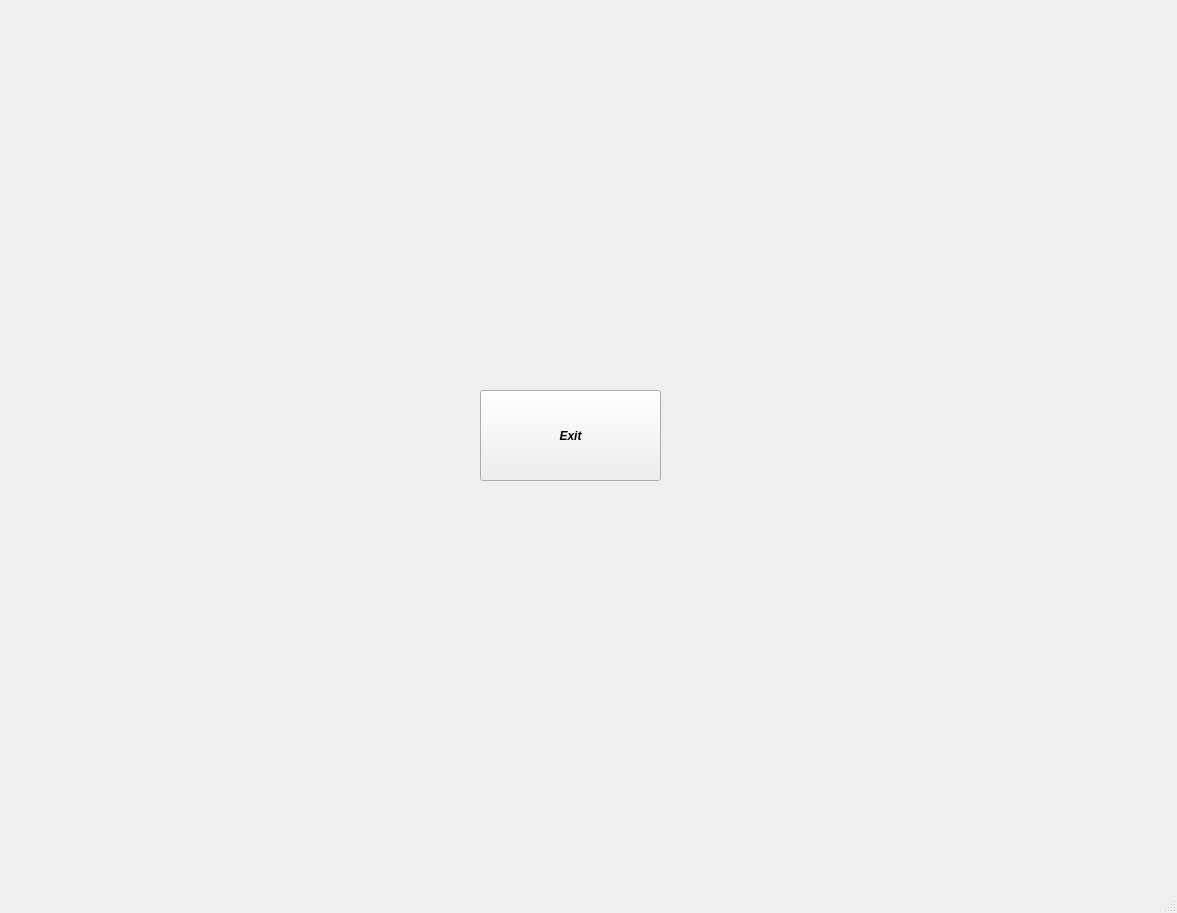
<?xml version="1.0" encoding="UTF-8"?>
<ui version="4.0">
 <class>MainWindow</class>
 <widget class="QMainWindow" name="MainWindow">
  <property name="geometry">
   <rect>
    <x>0</x>
    <y>0</y>
    <width>1177</width>
    <height>913</height>
   </rect>
  </property>
  <property name="windowTitle">
   <string>MainWindow</string>
  </property>
  <widget class="QWidget" name="centralwidget">
   <widget class="QPushButton" name="pushButton">
    <property name="geometry">
     <rect>
      <x>480</x>
      <y>390</y>
      <width>181</width>
      <height>91</height>
     </rect>
    </property>
    <property name="font">
     <font>
      <italic>true</italic>
      <bold>true</bold>
     </font>
    </property>
    <property name="text">
     <string>Exit</string>
    </property>
    <property name="checkable">
     <bool>false</bool>
    </property>
    <property name="autoDefault">
     <bool>false</bool>
    </property>
   </widget>
  </widget>
  <widget class="QMenuBar" name="menubar">
   <property name="geometry">
    <rect>
     <x>0</x>
     <y>0</y>
     <width>1177</width>
     <height>23</height>
    </rect>
   </property>
  </widget>
  <widget class="QStatusBar" name="statusbar"/>
 </widget>
 <resources/>
 <connections/>
</ui>
